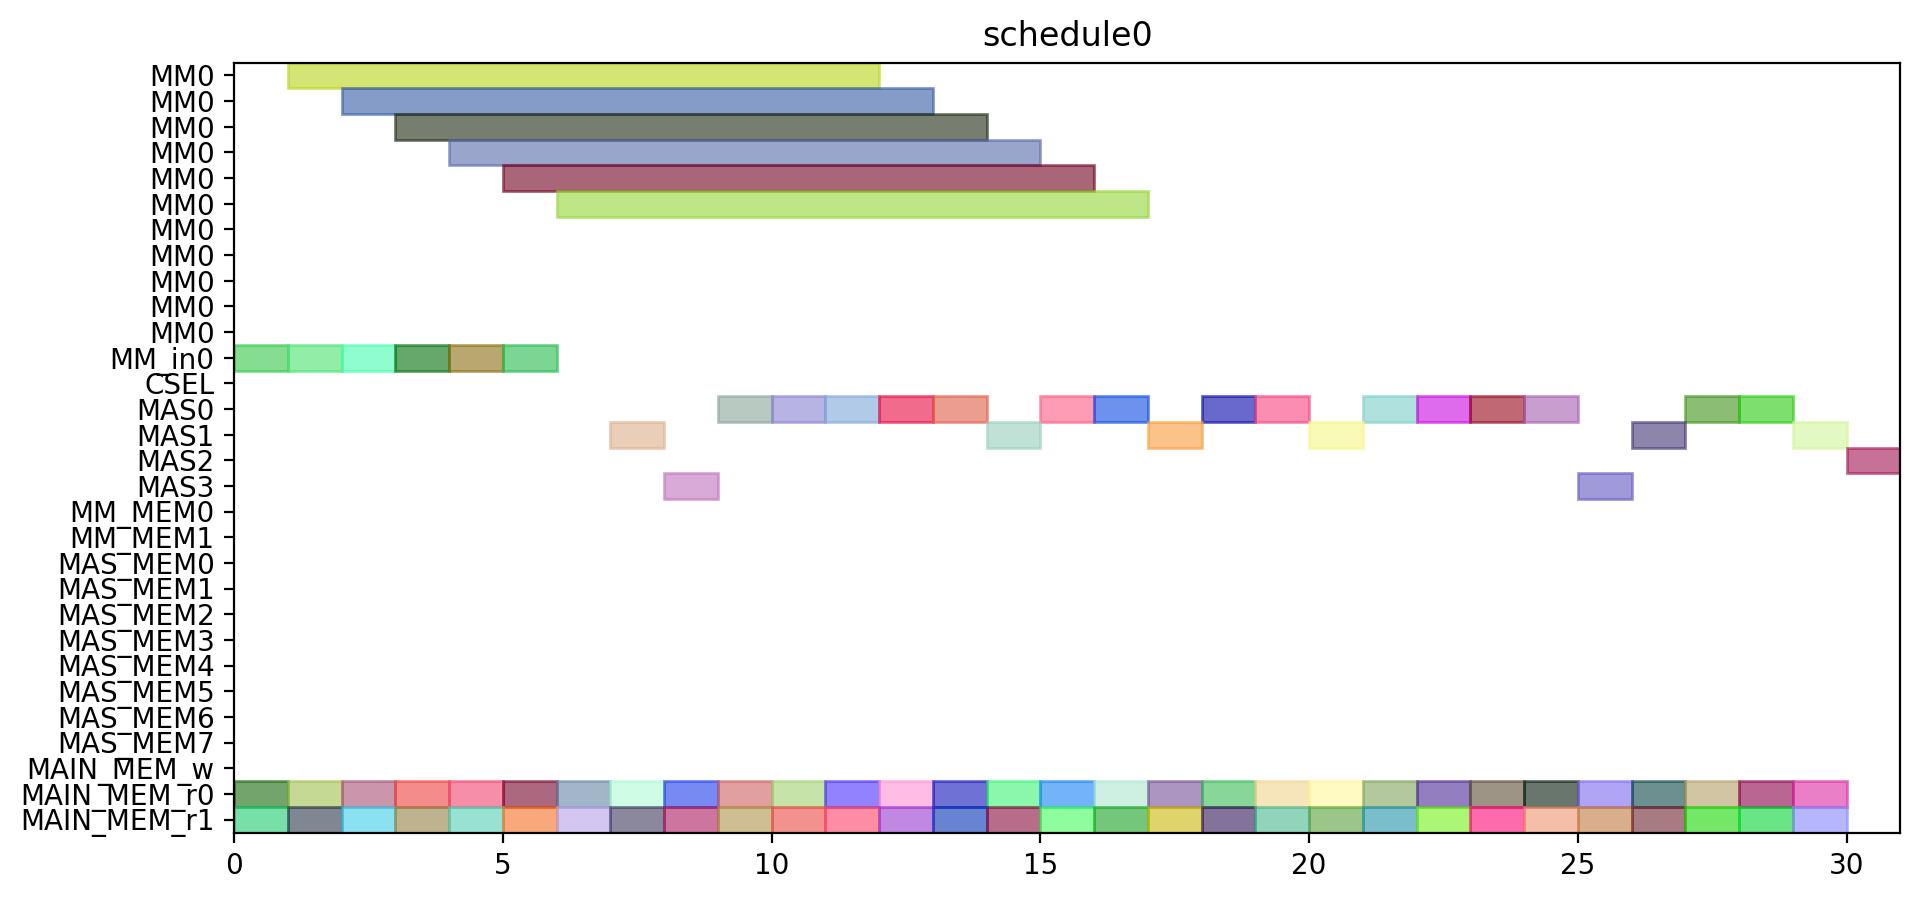

Write the Python code that produced this figure.
from pyschedule import Scenario, solvers, plotters, alt


def solve():
	horizon = 149
	S = Scenario("schedule0", horizon=horizon)

	# resource
	MM = S.Resources('MM', num=1, size=11)
	MM_in = S.Resources('MM_in', num=1)
	CSEL = S.Resource('CSEL')
	MAS = S.Resources('MAS', num=4, size=1, periods=range(1, horizon))
	MM_MEM = S.Resources('MM_MEM', num=2)
	MAS_MEM = S.Resources('MAS_MEM', num=8)
	MAIN_MEM_w = S.Resource('MAIN_MEM_w', size=1)
	MAIN_MEM_r = S.Resources('MAIN_MEM_r', num=2)

	# result of previous scheduling

	# new tasks
	d_t0_a1_0 = S.Task('d_t0_a1_0', length=1, delay_cost=1)
	d_t0_a1_0 += alt(MAS)
	d_t0_a1_0_mem0 = S.Task('d_t0_a1_0_mem0', length=1, delay_cost=1)
	d_t0_a1_0_mem0 += MAIN_MEM_r[0]
	S += d_t0_a1_0_mem0 <= d_t0_a1_0

	d_t0_a1_0_mem1 = S.Task('d_t0_a1_0_mem1', length=1, delay_cost=1)
	d_t0_a1_0_mem1 += MAIN_MEM_r[1]
	S += d_t0_a1_0_mem1 <= d_t0_a1_0

	d_t0_a1_1 = S.Task('d_t0_a1_1', length=1, delay_cost=1)
	d_t0_a1_1 += alt(MAS)
	d_t0_a1_1_mem0 = S.Task('d_t0_a1_1_mem0', length=1, delay_cost=1)
	d_t0_a1_1_mem0 += MAIN_MEM_r[0]
	S += d_t0_a1_1_mem0 <= d_t0_a1_1

	d_t0_a1_1_mem1 = S.Task('d_t0_a1_1_mem1', length=1, delay_cost=1)
	d_t0_a1_1_mem1 += MAIN_MEM_r[1]
	S += d_t0_a1_1_mem1 <= d_t0_a1_1

	d_t0_t10 = S.Task('d_t0_t10', length=1, delay_cost=1)
	d_t0_t10 += alt(MAS)
	d_t0_t10_mem0 = S.Task('d_t0_t10_mem0', length=1, delay_cost=1)
	d_t0_t10_mem0 += MAIN_MEM_r[0]
	S += d_t0_t10_mem0 <= d_t0_t10

	d_t0_t10_mem1 = S.Task('d_t0_t10_mem1', length=1, delay_cost=1)
	d_t0_t10_mem1 += MAIN_MEM_r[1]
	S += d_t0_t10_mem1 <= d_t0_t10

	d_t0_t11 = S.Task('d_t0_t11', length=1, delay_cost=1)
	d_t0_t11 += alt(MAS)
	d_t0_t11_mem0 = S.Task('d_t0_t11_mem0', length=1, delay_cost=1)
	d_t0_t11_mem0 += MAIN_MEM_r[0]
	S += d_t0_t11_mem0 <= d_t0_t11

	d_t0_t11_mem1 = S.Task('d_t0_t11_mem1', length=1, delay_cost=1)
	d_t0_t11_mem1 += MAIN_MEM_r[1]
	S += d_t0_t11_mem1 <= d_t0_t11

	d_t0_t3_t0 = S.Task('d_t0_t3_t0', length=11, delay_cost=1)
	d_t0_t3_t0 += alt(MM)
	d_t0_t3_t0_in = S.Task('d_t0_t3_t0_in', length=1, delay_cost=1)
	d_t0_t3_t0_in += alt(MM_in)
	S += d_t0_t3_t0_in*MM_in[0]<=d_t0_t3_t0*MM[0]
	d_t0_t3_t0_mem0 = S.Task('d_t0_t3_t0_mem0', length=1, delay_cost=1)
	d_t0_t3_t0_mem0 += MAIN_MEM_r[0]
	S += d_t0_t3_t0_mem0 <= d_t0_t3_t0

	d_t0_t3_t0_mem1 = S.Task('d_t0_t3_t0_mem1', length=1, delay_cost=1)
	d_t0_t3_t0_mem1 += MAIN_MEM_r[1]
	S += d_t0_t3_t0_mem1 <= d_t0_t3_t0

	d_t0_t3_t1 = S.Task('d_t0_t3_t1', length=11, delay_cost=1)
	d_t0_t3_t1 += alt(MM)
	d_t0_t3_t1_in = S.Task('d_t0_t3_t1_in', length=1, delay_cost=1)
	d_t0_t3_t1_in += alt(MM_in)
	S += d_t0_t3_t1_in*MM_in[0]<=d_t0_t3_t1*MM[0]
	d_t0_t3_t1_mem0 = S.Task('d_t0_t3_t1_mem0', length=1, delay_cost=1)
	d_t0_t3_t1_mem0 += MAIN_MEM_r[0]
	S += d_t0_t3_t1_mem0 <= d_t0_t3_t1

	d_t0_t3_t1_mem1 = S.Task('d_t0_t3_t1_mem1', length=1, delay_cost=1)
	d_t0_t3_t1_mem1 += MAIN_MEM_r[1]
	S += d_t0_t3_t1_mem1 <= d_t0_t3_t1

	d_t0_t3_t2 = S.Task('d_t0_t3_t2', length=1, delay_cost=1)
	d_t0_t3_t2 += alt(MAS)
	d_t0_t3_t2_mem0 = S.Task('d_t0_t3_t2_mem0', length=1, delay_cost=1)
	d_t0_t3_t2_mem0 += MAIN_MEM_r[0]
	S += d_t0_t3_t2_mem0 <= d_t0_t3_t2

	d_t0_t3_t2_mem1 = S.Task('d_t0_t3_t2_mem1', length=1, delay_cost=1)
	d_t0_t3_t2_mem1 += MAIN_MEM_r[1]
	S += d_t0_t3_t2_mem1 <= d_t0_t3_t2

	d_t0_t3_t3 = S.Task('d_t0_t3_t3', length=1, delay_cost=1)
	d_t0_t3_t3 += alt(MAS)
	d_t0_t3_t3_mem0 = S.Task('d_t0_t3_t3_mem0', length=1, delay_cost=1)
	d_t0_t3_t3_mem0 += MAIN_MEM_r[0]
	S += d_t0_t3_t3_mem0 <= d_t0_t3_t3

	d_t0_t3_t3_mem1 = S.Task('d_t0_t3_t3_mem1', length=1, delay_cost=1)
	d_t0_t3_t3_mem1 += MAIN_MEM_r[1]
	S += d_t0_t3_t3_mem1 <= d_t0_t3_t3

	d_t1_a1_0 = S.Task('d_t1_a1_0', length=1, delay_cost=1)
	d_t1_a1_0 += alt(MAS)
	d_t1_a1_0_mem0 = S.Task('d_t1_a1_0_mem0', length=1, delay_cost=1)
	d_t1_a1_0_mem0 += MAIN_MEM_r[0]
	S += d_t1_a1_0_mem0 <= d_t1_a1_0

	d_t1_a1_0_mem1 = S.Task('d_t1_a1_0_mem1', length=1, delay_cost=1)
	d_t1_a1_0_mem1 += MAIN_MEM_r[1]
	S += d_t1_a1_0_mem1 <= d_t1_a1_0

	d_t1_a1_1 = S.Task('d_t1_a1_1', length=1, delay_cost=1)
	d_t1_a1_1 += alt(MAS)
	d_t1_a1_1_mem0 = S.Task('d_t1_a1_1_mem0', length=1, delay_cost=1)
	d_t1_a1_1_mem0 += MAIN_MEM_r[0]
	S += d_t1_a1_1_mem0 <= d_t1_a1_1

	d_t1_a1_1_mem1 = S.Task('d_t1_a1_1_mem1', length=1, delay_cost=1)
	d_t1_a1_1_mem1 += MAIN_MEM_r[1]
	S += d_t1_a1_1_mem1 <= d_t1_a1_1

	d_t1_t10 = S.Task('d_t1_t10', length=1, delay_cost=1)
	d_t1_t10 += alt(MAS)
	d_t1_t10_mem0 = S.Task('d_t1_t10_mem0', length=1, delay_cost=1)
	d_t1_t10_mem0 += MAIN_MEM_r[0]
	S += d_t1_t10_mem0 <= d_t1_t10

	d_t1_t10_mem1 = S.Task('d_t1_t10_mem1', length=1, delay_cost=1)
	d_t1_t10_mem1 += MAIN_MEM_r[1]
	S += d_t1_t10_mem1 <= d_t1_t10

	d_t1_t11 = S.Task('d_t1_t11', length=1, delay_cost=1)
	d_t1_t11 += alt(MAS)
	d_t1_t11_mem0 = S.Task('d_t1_t11_mem0', length=1, delay_cost=1)
	d_t1_t11_mem0 += MAIN_MEM_r[0]
	S += d_t1_t11_mem0 <= d_t1_t11

	d_t1_t11_mem1 = S.Task('d_t1_t11_mem1', length=1, delay_cost=1)
	d_t1_t11_mem1 += MAIN_MEM_r[1]
	S += d_t1_t11_mem1 <= d_t1_t11

	d_t1_t3_t0 = S.Task('d_t1_t3_t0', length=11, delay_cost=1)
	d_t1_t3_t0 += alt(MM)
	d_t1_t3_t0_in = S.Task('d_t1_t3_t0_in', length=1, delay_cost=1)
	d_t1_t3_t0_in += alt(MM_in)
	S += d_t1_t3_t0_in*MM_in[0]<=d_t1_t3_t0*MM[0]
	d_t1_t3_t0_mem0 = S.Task('d_t1_t3_t0_mem0', length=1, delay_cost=1)
	d_t1_t3_t0_mem0 += MAIN_MEM_r[0]
	S += d_t1_t3_t0_mem0 <= d_t1_t3_t0

	d_t1_t3_t0_mem1 = S.Task('d_t1_t3_t0_mem1', length=1, delay_cost=1)
	d_t1_t3_t0_mem1 += MAIN_MEM_r[1]
	S += d_t1_t3_t0_mem1 <= d_t1_t3_t0

	d_t1_t3_t1 = S.Task('d_t1_t3_t1', length=11, delay_cost=1)
	d_t1_t3_t1 += alt(MM)
	d_t1_t3_t1_in = S.Task('d_t1_t3_t1_in', length=1, delay_cost=1)
	d_t1_t3_t1_in += alt(MM_in)
	S += d_t1_t3_t1_in*MM_in[0]<=d_t1_t3_t1*MM[0]
	d_t1_t3_t1_mem0 = S.Task('d_t1_t3_t1_mem0', length=1, delay_cost=1)
	d_t1_t3_t1_mem0 += MAIN_MEM_r[0]
	S += d_t1_t3_t1_mem0 <= d_t1_t3_t1

	d_t1_t3_t1_mem1 = S.Task('d_t1_t3_t1_mem1', length=1, delay_cost=1)
	d_t1_t3_t1_mem1 += MAIN_MEM_r[1]
	S += d_t1_t3_t1_mem1 <= d_t1_t3_t1

	d_t1_t3_t2 = S.Task('d_t1_t3_t2', length=1, delay_cost=1)
	d_t1_t3_t2 += alt(MAS)
	d_t1_t3_t2_mem0 = S.Task('d_t1_t3_t2_mem0', length=1, delay_cost=1)
	d_t1_t3_t2_mem0 += MAIN_MEM_r[0]
	S += d_t1_t3_t2_mem0 <= d_t1_t3_t2

	d_t1_t3_t2_mem1 = S.Task('d_t1_t3_t2_mem1', length=1, delay_cost=1)
	d_t1_t3_t2_mem1 += MAIN_MEM_r[1]
	S += d_t1_t3_t2_mem1 <= d_t1_t3_t2

	d_t1_t3_t3 = S.Task('d_t1_t3_t3', length=1, delay_cost=1)
	d_t1_t3_t3 += alt(MAS)
	d_t1_t3_t3_mem0 = S.Task('d_t1_t3_t3_mem0', length=1, delay_cost=1)
	d_t1_t3_t3_mem0 += MAIN_MEM_r[0]
	S += d_t1_t3_t3_mem0 <= d_t1_t3_t3

	d_t1_t3_t3_mem1 = S.Task('d_t1_t3_t3_mem1', length=1, delay_cost=1)
	d_t1_t3_t3_mem1 += MAIN_MEM_r[1]
	S += d_t1_t3_t3_mem1 <= d_t1_t3_t3

	d_t2_a1_0 = S.Task('d_t2_a1_0', length=1, delay_cost=1)
	d_t2_a1_0 += alt(MAS)
	d_t2_a1_0_mem0 = S.Task('d_t2_a1_0_mem0', length=1, delay_cost=1)
	d_t2_a1_0_mem0 += MAIN_MEM_r[0]
	S += d_t2_a1_0_mem0 <= d_t2_a1_0

	d_t2_a1_0_mem1 = S.Task('d_t2_a1_0_mem1', length=1, delay_cost=1)
	d_t2_a1_0_mem1 += MAIN_MEM_r[1]
	S += d_t2_a1_0_mem1 <= d_t2_a1_0

	d_t2_a1_1 = S.Task('d_t2_a1_1', length=1, delay_cost=1)
	d_t2_a1_1 += alt(MAS)
	d_t2_a1_1_mem0 = S.Task('d_t2_a1_1_mem0', length=1, delay_cost=1)
	d_t2_a1_1_mem0 += MAIN_MEM_r[0]
	S += d_t2_a1_1_mem0 <= d_t2_a1_1

	d_t2_a1_1_mem1 = S.Task('d_t2_a1_1_mem1', length=1, delay_cost=1)
	d_t2_a1_1_mem1 += MAIN_MEM_r[1]
	S += d_t2_a1_1_mem1 <= d_t2_a1_1

	d_t2_t10 = S.Task('d_t2_t10', length=1, delay_cost=1)
	d_t2_t10 += alt(MAS)
	d_t2_t10_mem0 = S.Task('d_t2_t10_mem0', length=1, delay_cost=1)
	d_t2_t10_mem0 += MAIN_MEM_r[0]
	S += d_t2_t10_mem0 <= d_t2_t10

	d_t2_t10_mem1 = S.Task('d_t2_t10_mem1', length=1, delay_cost=1)
	d_t2_t10_mem1 += MAIN_MEM_r[1]
	S += d_t2_t10_mem1 <= d_t2_t10

	d_t2_t11 = S.Task('d_t2_t11', length=1, delay_cost=1)
	d_t2_t11 += alt(MAS)
	d_t2_t11_mem0 = S.Task('d_t2_t11_mem0', length=1, delay_cost=1)
	d_t2_t11_mem0 += MAIN_MEM_r[0]
	S += d_t2_t11_mem0 <= d_t2_t11

	d_t2_t11_mem1 = S.Task('d_t2_t11_mem1', length=1, delay_cost=1)
	d_t2_t11_mem1 += MAIN_MEM_r[1]
	S += d_t2_t11_mem1 <= d_t2_t11

	d_t2_t3_t0 = S.Task('d_t2_t3_t0', length=11, delay_cost=1)
	d_t2_t3_t0 += alt(MM)
	d_t2_t3_t0_in = S.Task('d_t2_t3_t0_in', length=1, delay_cost=1)
	d_t2_t3_t0_in += alt(MM_in)
	S += d_t2_t3_t0_in*MM_in[0]<=d_t2_t3_t0*MM[0]
	d_t2_t3_t0_mem0 = S.Task('d_t2_t3_t0_mem0', length=1, delay_cost=1)
	d_t2_t3_t0_mem0 += MAIN_MEM_r[0]
	S += d_t2_t3_t0_mem0 <= d_t2_t3_t0

	d_t2_t3_t0_mem1 = S.Task('d_t2_t3_t0_mem1', length=1, delay_cost=1)
	d_t2_t3_t0_mem1 += MAIN_MEM_r[1]
	S += d_t2_t3_t0_mem1 <= d_t2_t3_t0

	d_t2_t3_t1 = S.Task('d_t2_t3_t1', length=11, delay_cost=1)
	d_t2_t3_t1 += alt(MM)
	d_t2_t3_t1_in = S.Task('d_t2_t3_t1_in', length=1, delay_cost=1)
	d_t2_t3_t1_in += alt(MM_in)
	S += d_t2_t3_t1_in*MM_in[0]<=d_t2_t3_t1*MM[0]
	d_t2_t3_t1_mem0 = S.Task('d_t2_t3_t1_mem0', length=1, delay_cost=1)
	d_t2_t3_t1_mem0 += MAIN_MEM_r[0]
	S += d_t2_t3_t1_mem0 <= d_t2_t3_t1

	d_t2_t3_t1_mem1 = S.Task('d_t2_t3_t1_mem1', length=1, delay_cost=1)
	d_t2_t3_t1_mem1 += MAIN_MEM_r[1]
	S += d_t2_t3_t1_mem1 <= d_t2_t3_t1

	d_t2_t3_t2 = S.Task('d_t2_t3_t2', length=1, delay_cost=1)
	d_t2_t3_t2 += alt(MAS)
	d_t2_t3_t2_mem0 = S.Task('d_t2_t3_t2_mem0', length=1, delay_cost=1)
	d_t2_t3_t2_mem0 += MAIN_MEM_r[0]
	S += d_t2_t3_t2_mem0 <= d_t2_t3_t2

	d_t2_t3_t2_mem1 = S.Task('d_t2_t3_t2_mem1', length=1, delay_cost=1)
	d_t2_t3_t2_mem1 += MAIN_MEM_r[1]
	S += d_t2_t3_t2_mem1 <= d_t2_t3_t2

	d_t2_t3_t3 = S.Task('d_t2_t3_t3', length=1, delay_cost=1)
	d_t2_t3_t3 += alt(MAS)
	d_t2_t3_t3_mem0 = S.Task('d_t2_t3_t3_mem0', length=1, delay_cost=1)
	d_t2_t3_t3_mem0 += MAIN_MEM_r[0]
	S += d_t2_t3_t3_mem0 <= d_t2_t3_t3

	d_t2_t3_t3_mem1 = S.Task('d_t2_t3_t3_mem1', length=1, delay_cost=1)
	d_t2_t3_t3_mem1 += MAIN_MEM_r[1]
	S += d_t2_t3_t3_mem1 <= d_t2_t3_t3

	d_t3000 = S.Task('d_t3000', length=1, delay_cost=1)
	d_t3000 += alt(MAS)
	d_t3000_mem0 = S.Task('d_t3000_mem0', length=1, delay_cost=1)
	d_t3000_mem0 += MAIN_MEM_r[0]
	S += d_t3000_mem0 <= d_t3000

	d_t3000_mem1 = S.Task('d_t3000_mem1', length=1, delay_cost=1)
	d_t3000_mem1 += MAIN_MEM_r[1]
	S += d_t3000_mem1 <= d_t3000

	d_t3001 = S.Task('d_t3001', length=1, delay_cost=1)
	d_t3001 += alt(MAS)
	d_t3001_mem0 = S.Task('d_t3001_mem0', length=1, delay_cost=1)
	d_t3001_mem0 += MAIN_MEM_r[0]
	S += d_t3001_mem0 <= d_t3001

	d_t3001_mem1 = S.Task('d_t3001_mem1', length=1, delay_cost=1)
	d_t3001_mem1 += MAIN_MEM_r[1]
	S += d_t3001_mem1 <= d_t3001

	d_t3010 = S.Task('d_t3010', length=1, delay_cost=1)
	d_t3010 += alt(MAS)
	d_t3010_mem0 = S.Task('d_t3010_mem0', length=1, delay_cost=1)
	d_t3010_mem0 += MAIN_MEM_r[0]
	S += d_t3010_mem0 <= d_t3010

	d_t3010_mem1 = S.Task('d_t3010_mem1', length=1, delay_cost=1)
	d_t3010_mem1 += MAIN_MEM_r[1]
	S += d_t3010_mem1 <= d_t3010

	d_t3011 = S.Task('d_t3011', length=1, delay_cost=1)
	d_t3011 += alt(MAS)
	d_t3011_mem0 = S.Task('d_t3011_mem0', length=1, delay_cost=1)
	d_t3011_mem0 += MAIN_MEM_r[0]
	S += d_t3011_mem0 <= d_t3011

	d_t3011_mem1 = S.Task('d_t3011_mem1', length=1, delay_cost=1)
	d_t3011_mem1 += MAIN_MEM_r[1]
	S += d_t3011_mem1 <= d_t3011

	d_t4000 = S.Task('d_t4000', length=1, delay_cost=1)
	d_t4000 += alt(MAS)
	d_t4000_mem0 = S.Task('d_t4000_mem0', length=1, delay_cost=1)
	d_t4000_mem0 += MAIN_MEM_r[0]
	S += d_t4000_mem0 <= d_t4000

	d_t4000_mem1 = S.Task('d_t4000_mem1', length=1, delay_cost=1)
	d_t4000_mem1 += MAIN_MEM_r[1]
	S += d_t4000_mem1 <= d_t4000

	d_t4001 = S.Task('d_t4001', length=1, delay_cost=1)
	d_t4001 += alt(MAS)
	d_t4001_mem0 = S.Task('d_t4001_mem0', length=1, delay_cost=1)
	d_t4001_mem0 += MAIN_MEM_r[0]
	S += d_t4001_mem0 <= d_t4001

	d_t4001_mem1 = S.Task('d_t4001_mem1', length=1, delay_cost=1)
	d_t4001_mem1 += MAIN_MEM_r[1]
	S += d_t4001_mem1 <= d_t4001

	solvers.mip.solve(S,msg=1,kind='CPLEX',ratio_gap=1.01)

	solution = [['hoge']*len(S.solution()[1]) for i in range(len(S.solution()))]
	for i in range(len(S.solution())):
		for j in range(len(S.solution()[i])):
			solution[i][j]=str(S.solution()[i][j])
	print(solution)

	cycles = int(solution[-1][3])

	pic_file_name = "/home/mfukuda/ABE/multiRAM_multiMAS_16mux/scheduling_result/stage11MM1_stage1MAS4/FP12_LADDERMUL/schedule0.png"
	if(S.solution() != []):
		plotters.matplotlib.plot(S,img_filename=pic_file_name, show_task_labels=False, fig_size=(cycles*0.25+3, 5))

	return solution
